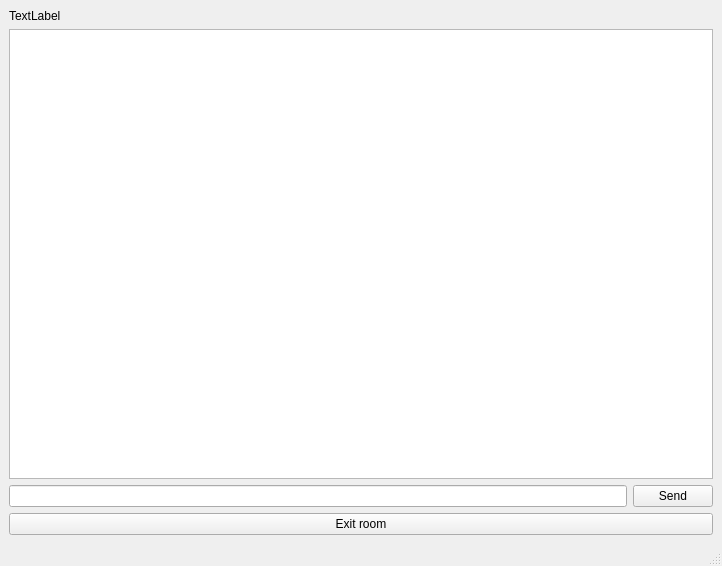
<?xml version="1.0" encoding="UTF-8"?>
<ui version="4.0">
 <class>MainWindow</class>
 <widget class="QMainWindow" name="MainWindow">
  <property name="geometry">
   <rect>
    <x>0</x>
    <y>0</y>
    <width>722</width>
    <height>566</height>
   </rect>
  </property>
  <property name="windowTitle">
   <string>MainWindow</string>
  </property>
  <widget class="QWidget" name="centralwidget">
   <layout class="QGridLayout" name="gridLayout_2">
    <item row="0" column="1">
     <layout class="QGridLayout" name="gridLayout_3">
      <item row="6" column="0">
       <widget class="QPushButton" name="chat_send">
        <property name="text">
         <string>Exit room</string>
        </property>
       </widget>
      </item>
      <item row="1" column="0">
       <widget class="QTextEdit" name="chat_text">
        <property name="readOnly">
         <bool>true</bool>
        </property>
       </widget>
      </item>
      <item row="2" column="0">
       <layout class="QHBoxLayout" name="horizontalLayout">
        <item>
         <widget class="QLineEdit" name="chat_enter_line"/>
        </item>
        <item>
         <widget class="QPushButton" name="pushButton">
          <property name="text">
           <string>Send</string>
          </property>
         </widget>
        </item>
       </layout>
      </item>
      <item row="0" column="0">
       <widget class="QLabel" name="label">
        <property name="text">
         <string>TextLabel</string>
        </property>
       </widget>
      </item>
     </layout>
    </item>
    <item row="0" column="0">
     <layout class="QGridLayout" name="grid_btn_Layout"/>
    </item>
   </layout>
  </widget>
  <widget class="QMenuBar" name="menubar">
   <property name="geometry">
    <rect>
     <x>0</x>
     <y>0</y>
     <width>722</width>
     <height>22</height>
    </rect>
   </property>
  </widget>
  <widget class="QStatusBar" name="statusbar"/>
 </widget>
 <resources/>
 <connections/>
</ui>
